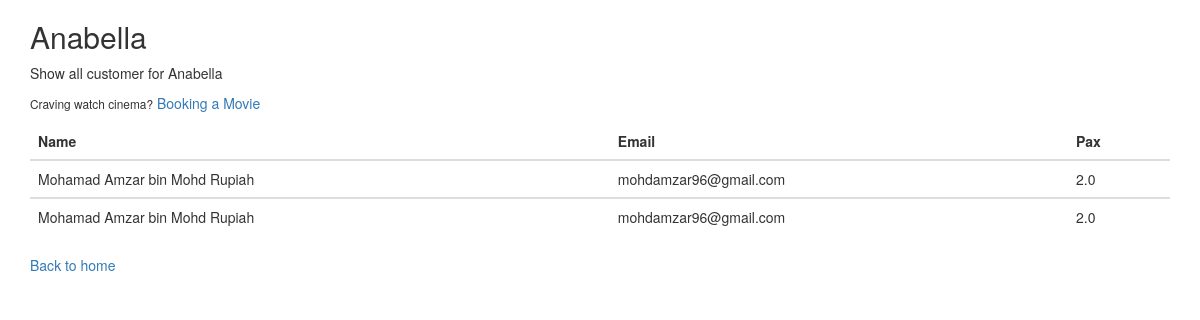
/customer_booking/1/ (signed in), run on the app's committed database.
### booking/models.py (models this page shows, shortened)
class Movie(models.Model):
    title = models.CharField("Movie Title", max_length=200)
    price = models.FloatField("Price (RM)", default="0")
    show_date = models.DateTimeField("Movie Date")

class BookingMovie(models.Model):
    movie_id = models.ForeignKey(
        Movie, related_name="movie_name", on_delete=models.CASCADE
    )
    pax = models.FloatField("Pax")
    name = models.CharField("Customer Name", max_length=200)
    email = models.CharField("Customer Email", max_length=200)

### booking/views.py (the view)
# urls.py: path("customer_booking/<int:movie_id>/", views.detail, name="details"),
@login_required
def detail(request, movie_id):
    try:
        movie = Movie.objects.get(pk=movie_id)
        customer = BookingMovie.objects.filter(movie_id=movie_id).all()
    except Exception as e:
        raise Http404("Movie does not exist, error : {}".format(e))
    return render(
        request, "booking/details.html", {"customer": customer, "movie": movie}
    )

### booking/templates/booking/details.html (shortened to what this page needs)
<!DOCTYPE html>
<html lang="en">
<head>
    <link rel="stylesheet" href="https://maxcdn.bootstrapcdn.com/bootstrap/3.4.1/css/bootstrap.min.css">
</head>
<body>
    <div class="container">
        <h2>{{ movie.title }}</h2>
        {% if customer %}
        <p>Show all customer for {{ movie.title }}</p>
        <p><small>Craving watch cinema?</small>
            <a href="{% url 'booking:new_booking' %}">Booking a Movie</a></p>
        <table class="table">
            <thead>
                <tr>
                    <th>Name</th>
                    <th>Email</th>
                    <th>Pax</th>
                </tr>
            </thead>
            {% for item in customer %}
            <tbody>
                <tr>
                    <td>{{ item.name }}</td>
                    <td>{{ item.email }}</td>
                    <td>{{ item.pax }}</td>
                    {% endfor %}
                </tr>
            </tbody>
        </table>
        {% else %}
        <p>No customer for this movie</p>
        {% endif %}
        <p><a href="{% url 'booking:index' %}">Back to home</a></p>
    </div>
</body>
</html>

### data on the page
Movie: title "Anabella"
BookingMovie: name "Mohamad Amzar bin Mohd Rupiah", email "mohdamzar96@gmail.com", pax "2.0"
BookingMovie: name "Mohamad Amzar bin Mohd Rupiah", email "mohdamzar96@gmail.com", pax "2.0"
